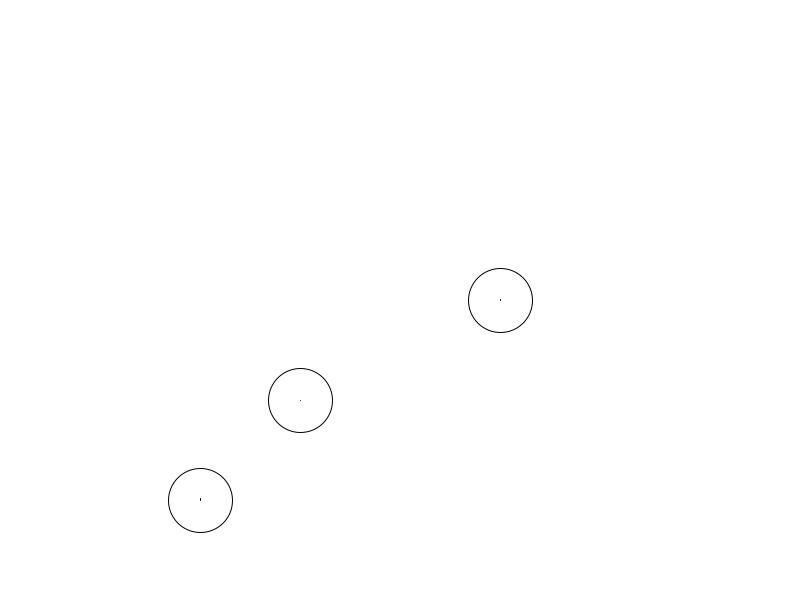
Frame 1 (no input)
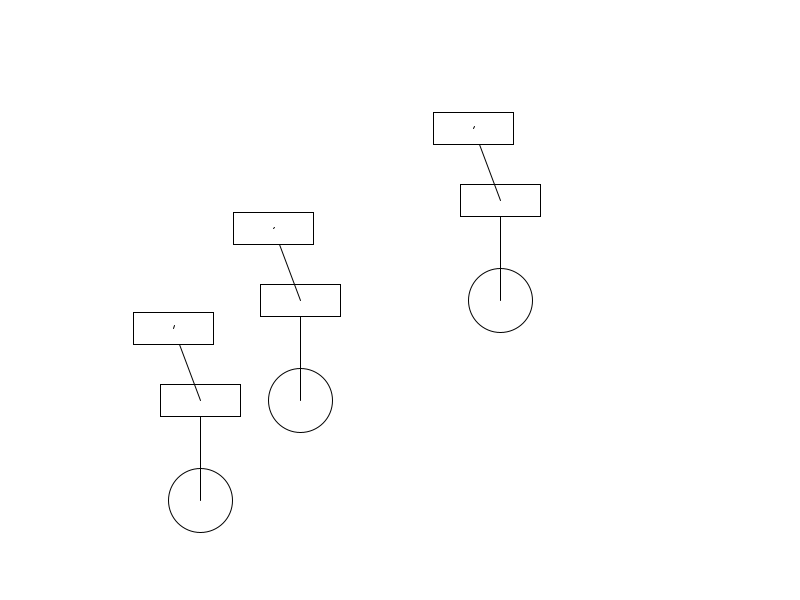
Frame 60 (the mouse pressed at the canvas centre just before this capture)
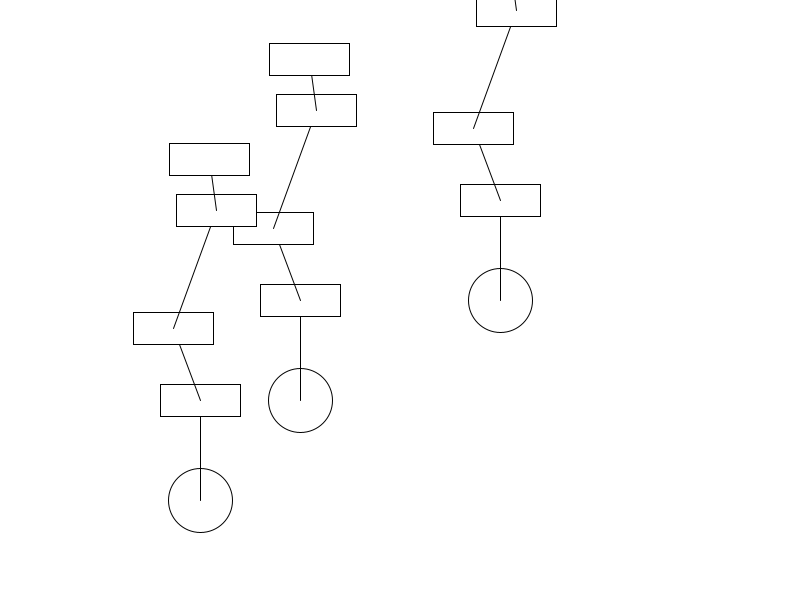
Frame 120 (the mouse held since frame 60 and released just before this capture)

The Processing sketch that drew these frames (run headless with seeded random() and noise(); from frame 60 on, the mouse is pressed at the canvas centre):

// Processing sketch: processing_1969
// ── processing_1969.pde

/* Version 5, iteration 3. 
This program takes X[] and Y[] values from a pair of arrays, translates to those coordinates and places a circle at the 0,0 value. 
From there, it rotates according to the respective angle[] value and draws a line growth[] units long. Each iteration, it increases the growth[] distance by a set amount.
Once the growth[] value is equal to or greater than the distance[] value, it will stop growing the line, translate to the end of the line and draw a rectangle.
The program then recurses and repeats this pattern for as many times as there are node values. 

Things that will be added, from highest priority to lowest. 
 * 2D array storing keywords for each data node. Draw a line between nodes sharing the same keywords. Also, convert the angle, distance and growth arrays to 2D arrays. Randomize. 
 * tuioProcessing and tuioZones support. This will allow the nodes to be generated through touch, and manipulated through touch, respectively.
 * Parse the XML data. Separate returned entries into 5 categories. Count the number of fingers detected and assign a category numerically. Reset at 5 fingers.
 
Saturday, May 09, 2009.  */


int fingers = 3;      //How many fingers are placed on the surface.
int nodes = 4;        //How many nodes per category.
int[]nodex = new int[fingers];             //X and Y values of the fingers and nodes. The 0 value is the finger, and 1+ values are nodes. 
int[] nodey = new int[fingers];
float[] angles = new float[nodes];        //Angle of the growth. 
float[] distance = new float[nodes];          //Distance of the growth.
float[] growth = new float[nodes];            //Temporary value. The length of the branch at any given time. This is compared to the distance value to determine if the branch has grown fully. 


void setup(){
  size(800,600);
  smooth();
  stroke(0);
  fill(255);
  loop();
  frameRate(30);
  nodex[0] = 300;              //Insert dummy data for testing purposes. 
  nodey[0] = 400;
  nodex[1] = 500;
  nodey[1] = 300;
  nodex[2] = 200;
  nodey[2] = 500;
  for(int i=0;i<growth.length;i++){
    growth[i] = 0;
  }
  distance[0] = 100;
  distance[1] = 75;
  distance[2] = 125;
  distance[3] = 50;
  angles[0] = 3.14;
  angles[1] = 2.79;
  angles[2] = 3.49;
  angles[3] = 3;
}


void draw(){
  background(255);
  for(int i=0;i<nodex.length;i++){       //Create a circle for each finger detected. 
    pushMatrix();
    translate(nodex[i],nodey[i]);  //Translate to the finger point.
    ellipse(0,0,64,64);
    line(0,0,0,-growth[0]);           //Draw the first branch growing straight up. This is to help distinguish the branches so that they don't interwine too early. 
      if (growth[0] < distance[0]) { growth[0] = growth[0] + 1; }          //If the branch IS NOT equal to the distance, increase it's length. 
      else if (growth[0] >= distance[0]) {                                 //If the branch IS equal to the distance, correct for the rotation, then draw a rectangle. 
        translate(0,-growth[0]);
        rect(-40,-16,80,32);
        rotate(angles[1]);
          branch(1);                                      //Begin recursion.
      }
      popMatrix();                 //Use of pushMatrix and popMatrix in each iteration of the for loop prevents more than 32 iterations or fingers. 
    }  
}


void branch(int x) {
  line(0,0,0,growth[x]);           //Draw the branch.
    if (growth[x] <= distance[x]) { growth[x] = growth[x] + 1; }          //If the branch IS NOT equal to the distance, increase it's length. 
    else if (growth[x] > distance[x]) {                                   //If the branch IS equal to the distance, correct for the rotation, then draw a rectangle. 
      translate(0,growth[x]);
      rotate(-angles[x]);
      rect(-40,-16,80,32);
    if(x < nodes-1) {     //Exit mechanism. Do not allow the subroutine to repeat itself more than 3 times. 
      rotate(angles[x+1]);           //Compensate for the increasing rotat
      x = x + 1;
      branch(x);
    }
  }

}
